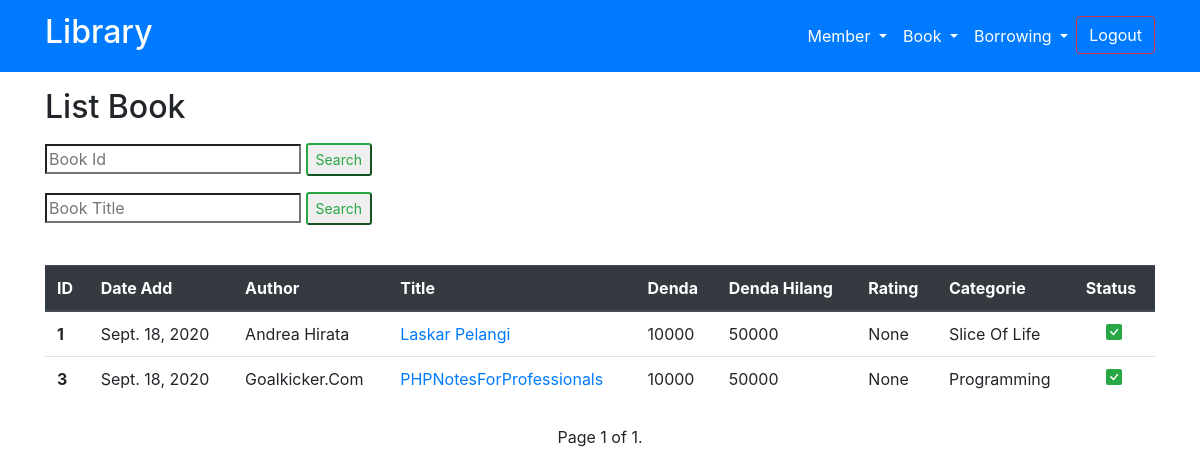
/book-list/ (signed in), run on an earlier commit of the app's database.
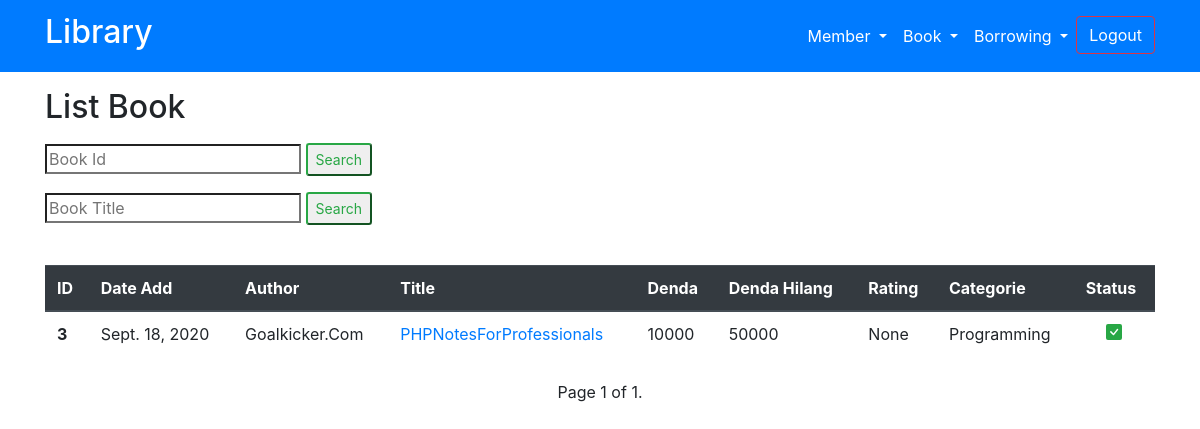
And on a later commit of the database.
### my_app/models.py (models this page shows, shortened)
class Book(models.Model):
    dateAdd = models.DateField(auto_now_add=True)
    author = models.CharField(max_length=50)
    title = models.CharField(max_length=50)
    denda = models.IntegerField(default=10000)
    denda_hilang = models.IntegerField(default=50000)
    status = models.BooleanField(default=True)
    status_dipinjam = models.BooleanField(default=False)
    rating = models.ForeignKey(Rating, on_delete=models.CASCADE,)
    categorie = models.ForeignKey(Categorie, on_delete=models.CASCADE,)
    user = models.ForeignKey(User, on_delete=models.CASCADE)
    class Meta:
        verbose_name = "Book"
        verbose_name_plural = "Books"
        ordering = ['-dateAdd']

class Rating(models.Model):
    name = models.CharField(max_length=10)
    class Meta:
        verbose_name = "Rating"
        verbose_name_plural = "Ratings"
    def __str__(self):
        return self.name

class Categorie(models.Model):
    name = models.CharField(max_length=30)
    class Meta:
        verbose_name = "Categorie"
        verbose_name_plural = "Categories"
    def __str__(self):
        return self.name

### my_app/views.py (the view, shortened to what this page needs)
# urls.py: path('book-list/', views.book_list, name='book-list'),
def book_list(request):
    if request.user.is_authenticated:
        page = 'Book'
        with_paginator = True
        data = Book.objects.filter(status=True).order_by('id')
        paginator = Paginator(data, 100)
        pageNum = request.GET.get('page')
        dataresult = paginator.get_page(pageNum)
        return render(request, 'home/list-book.html', {
            'page': page,
            'data': dataresult,
            'with_paginator': with_paginator,
        })
    else:
        return HttpResponseRedirect(reverse('login'))

### templates/home/list-book.html (shortened to what this page needs)
{% extends 'base.html' %}
{% load static %}
{% block content %}
<div class="container my-3 text-capitalize">
    <h2 class="mb-3">List {{page}}</h2>
    <div class="row justify-content-right">
        <div class="col">
            <form action="" method="post">
                <div class="form-group">
                    <input type="search" name="id" id="" placeholder="Book Id" required>
                    <input type="submit" value="Search" class="btn-sm btn-outline-success">
                </div>
            </form>
            <form action="" method="post">
                <div class="form-group">
                    <input type="search" name="nama" id="" placeholder="Book Title" required>
                    <input type="submit" value="Search" class="btn-sm btn-outline-success">
                </div>
            </form>
        </div>
    </div>
</div>
<div class="container my-4 text-capitalize">
    <table class="table table-hover">
        <thead class="thead-dark">
            <th scope="col">ID</th>
            <th scope="col">date add</th>
            <th scope="col">author</th>
            <th scope="col">title</th>
            <th scope="col">denda</th>
            <th scope="col">denda hilang</th>
            <th scope="col">rating</th>
            <th scope="col">categorie</th>
            <th scope="col">status</th>
        </thead>
        <tbody>
            {% for i in data %}
            <tr>
                <th scope="row">{{i.id}}</th>
                <td>{{i.dateAdd}}</td>
                <td>{{i.author}}</td>
                <td class="text-info"><a href="../history-book/{{i.id}}/">{{i.title}}</a></td>
                <td class="">{{i.denda}}</td>
                <td>{{i.denda_hilang}}</td>
                <td>{{i.rating}}</td>
                <td>{{i.categorie}}</td>
                {% if i.status is True %}
                <td class="text-success text-center">
                </td>
                {% endif %}
            </tr>
            {% endfor %}
        </tbody>
    </table>
</div>
{% if with_paginator is True %}
<div class="container">
    <div class="row">
        <div class="col text-center">
            <span> Page {{ data.number }} of {{ data.paginator.num_pages }}.</span>
        </div>
    </div>
</div>
{% endif %}
{% endblock content %}

What changed in the data, as far as the page shows it:
no longer on this page (row edited): Book: id "1", dateAdd "Sept. 18, 2020", author "Andrea Hirata", title "Laskar Pelangi", denda "10000", denda_hilang "50000", rating "None", categorie "Slice Of Life", status True (drawn)
